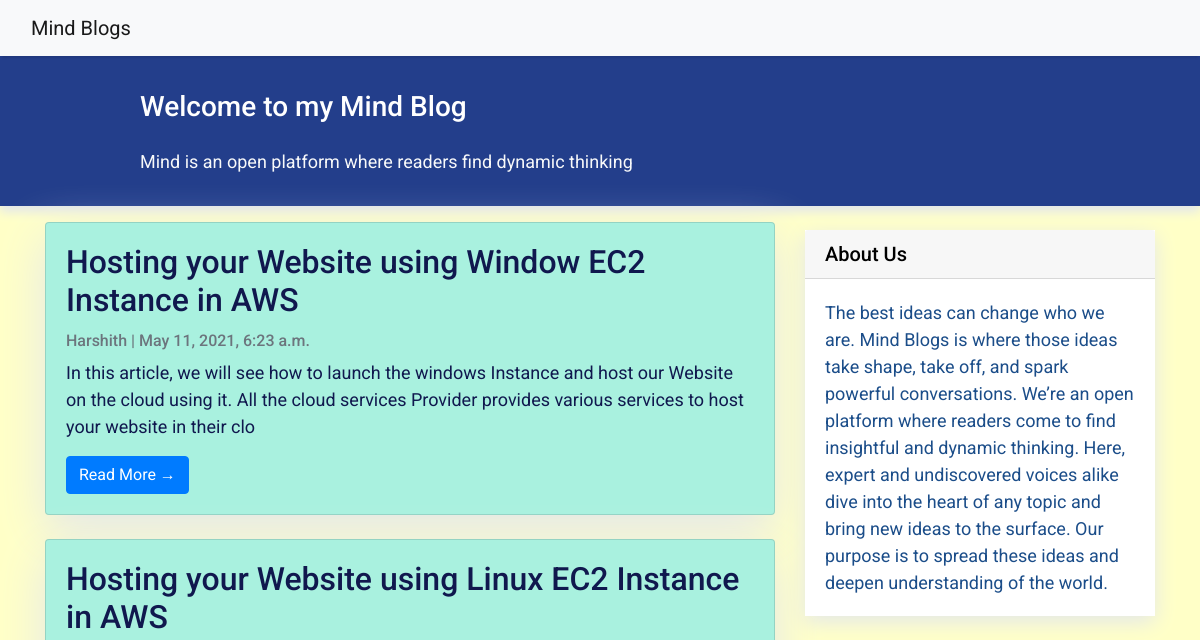
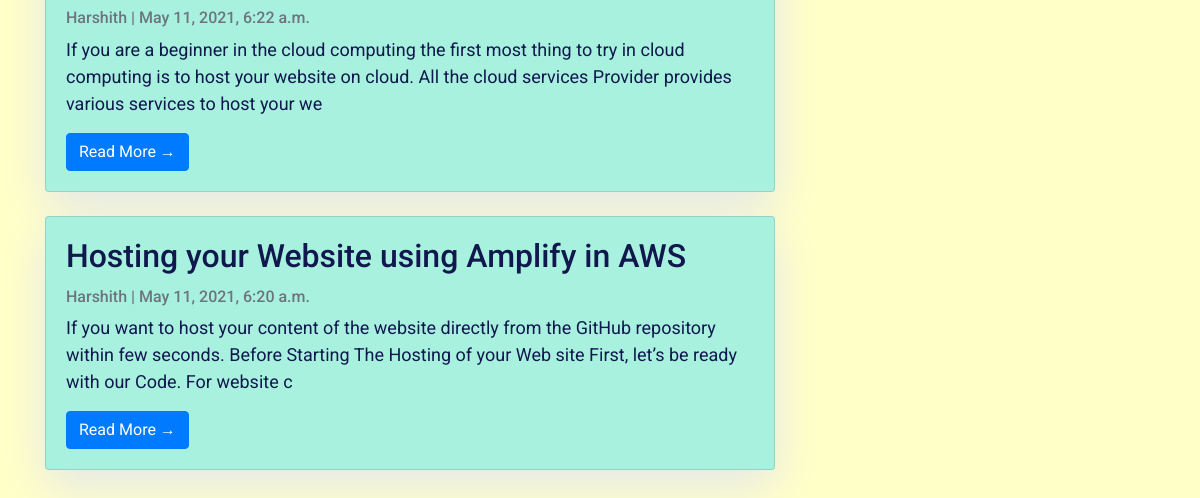
Before: / with the older database file (2 pictures, top to bottom).
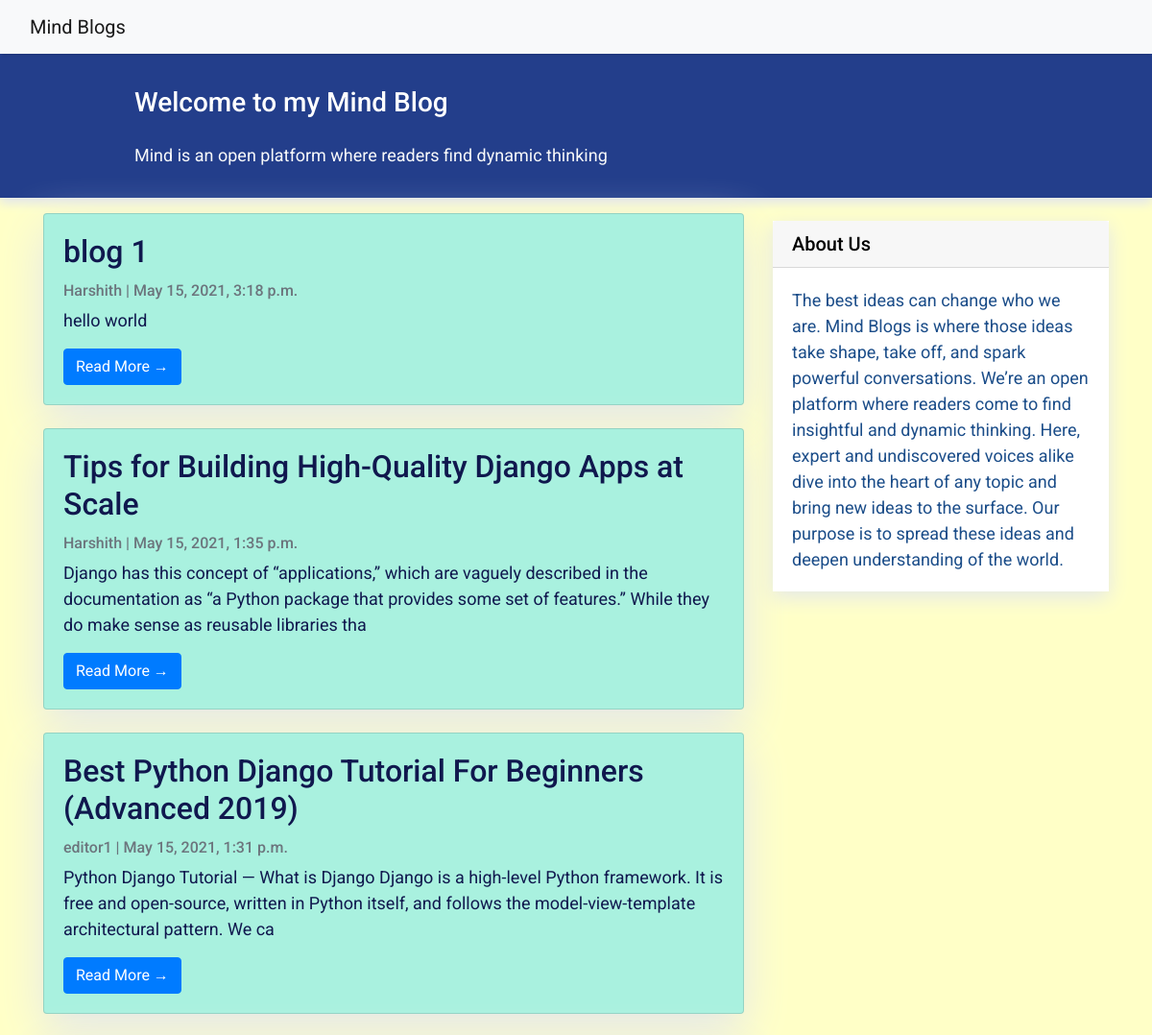
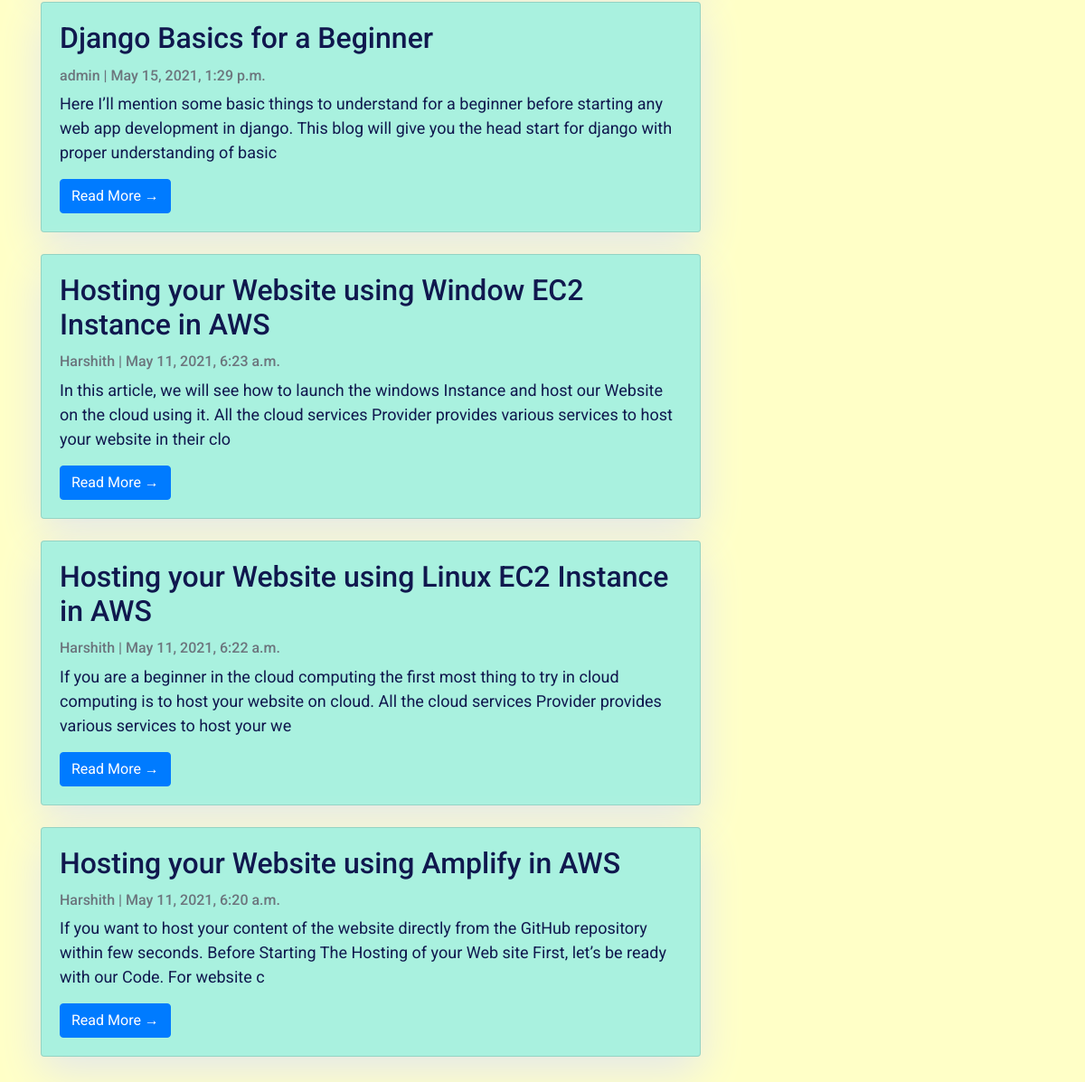
After: the same page with the newer database file (2 pictures, top to bottom).
### blog/models.py (models this page shows, shortened)
class Post(models.Model):
    title = models.CharField(max_length=200, unique=True)
    slug = models.SlugField(max_length=200, unique=True)
    author = models.ForeignKey(User, on_delete=models.CASCADE, related_name='blog_posts')
    updated_on = models.DateTimeField(auto_now=True)
    content = models.TextField()
    created_on = models.DateTimeField(auto_now_add=True)
    status = models.IntegerField(choices=STATUS, default=0)
    class Meta:
        ordering = ['-created_on']

### blog/views.py (the view)
# urls.py: path('', views.PostList.as_view(), name='home'),
class PostList(generic.ListView):
    queryset = Post.objects.filter(status=1).order_by('-created_on')
    template_name = 'index.html'

### templates/index.html (shortened to what this page needs)
{% extends "base.html" %}
 {% block content %}
    <header class="masthead" >
            <div class="container">
              <div class="row">
                <div class=" col-md-8 col-md-10 mx-auto">
                  <div class="site-heading">
                    <h3 class=" site-heading my-4 mt-3 text-white"> Welcome to my Mind Blog </h3>
                    <p class="text-light">Mind is an open platform where readers find dynamic thinking &nbsp
                    </p>
                </div>
                    </div>
                  </div>
                </div>
              </header>
            <div class="container">
                <div class="row">
              <div class="col-md-8 mt-3 left">
                    {% for post in post_list %}
                <div class="card mb-4" >
                  <div class="card-body">
                    <h2 class="card-title">{{ post.title }}</h2>
                    <p class="card-text text-muted h6">{{ post.author }} | {{ post.created_on}} </p>
                    <p class="card-text">{{post.content|slice:":200" }}</p>
                    <a href="{% url 'post_detail' post.slug  %}" class="btn btn-primary">Read More &rarr;</a>
                  </div>
                </div>
                {% endfor %}
            </div>
                {% block sidebar %}
                {% include 'sidebar.html' %}
                {% endblock sidebar %}
            </div>
        </div>
{%endblock%}

### templates/base.html (shortened to what this page needs)
<!DOCTYPE html>
<html>
  <head>
    <link
      rel="stylesheet"
      href="https://maxcdn.bootstrapcdn.com/bootstrap/4.0.0/css/bootstrap.min.css"
    />
  </head>
  <body>
    <nav class="navbar navbar-expand-lg navbar-light bg-light shadow" id="mainNav">
      <div class="container-fluid">
        <a class="navbar-brand" href="{% url 'home' %}" >Mind Blogs</a>
      </div>
    </nav>
            {% block content %}{% endblock content %}
  </body>
</html>

### templates/sidebar.html (shortened to what this page needs)
{% block sidebar %}
<div class="col-md-4 float-right ">
<div class="card1 my-4">
        <h5 class="card-header">About Us</h5>
    <div class="card-body">
        <p class="card-text"> The best ideas can change who we are. Mind Blogs is where those ideas take shape, take off, and spark powerful conversations. We’re an open platform where  readers come to find insightful and dynamic thinking. Here, expert and undiscovered voices alike dive into the heart of any topic and bring new ideas to the surface. Our purpose is to spread these ideas and deepen understanding of the world.</p>
    </div>
</div>
</div>
{% endblock sidebar %}

### templates/base.html (style rules this page uses)
body { font-family: "Roboto", sans-serif; font-size: 18px; background-color: #fefbe9; }
.shadow { box-shadow: 0 4px 2px -2px rgba(0,0,0,0.1); }
.masthead { background: #233e8b; height: auto; padding-bottom: 15px; box-shadow: 0 6px 10px #E3E7EB; padding-top: 10px; }

### templates/index.html (style rules this page uses)
body { font-family: "Roboto", sans-serif; font-size: 18px; background-color: #ffffc7; }
.card { color: #10184e; background-color: #a9f1df; box-shadow: 0 16px 48px #E3E7EB; }

### templates/sidebar.html (style rules this page uses)
.card1 { color: #1b4d89; background-color: #ffffff; box-shadow: 0 6px 20px #e3e7eb; }
.card-header { color: #000000; }

Changed rows visible on the page:
added Post: title "blog 1", author "Harshith", created_on "May 15, 2021, 3:18 p.m.", content "hello world"
added Post: title "Tips for Building High-Quality Django Apps at Scale", author "Harshith", created_on "May 15, 2021, 1:35 p.m.", content "Django has this concept of “applications,” which are vaguely described in the documentation as “a Python package that provides some set of features.” While they do make sense as reusable libraries tha"
added Post: title "Best Python Django Tutorial For Beginners (Advanced 2019)", author "editor1", created_on "May 15, 2021, 1:31 p.m.", content "Python Django Tutorial — What is Django Django is a high-level Python framework. It is free and open-source, written in Python itself, and follows the model-view-template architectural pattern. We ca"
added Post: title "Django Basics for a Beginner", author "admin", created_on "May 15, 2021, 1:29 p.m.", content "Here I’ll mention some basic things to understand for a beginner before starting any web app development in django. This blog will give you the head start for django with proper understanding of basic"
